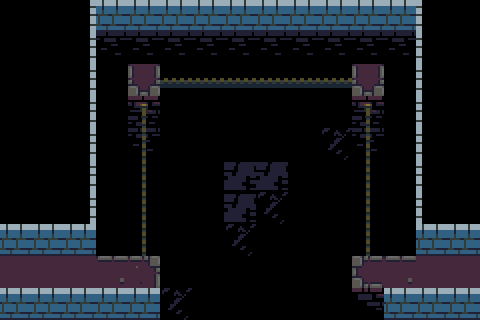

Rendered tile map (Tiled .tmx) drawn with the repository's tilesets; below, a short description and the full map source, tile grids included:
An orthogonal 15x10 tile map with 32x32 px tiles, 4 tile layers (walls, ground, death, guff) and 6 objects (3x platform, 2x connection, torch).

<map version="1.0" tiledversion="1.0.3" orientation="orthogonal" renderorder="right-down" width="15" height="10" tilewidth="32" tileheight="32" nextobjectid="19">
 <properties>
  <property name="number" value="9" />
 </properties>
 <tileset firstgid="1" source="tower-tileset.tsx" />
 <layer name="walls" width="15" height="10">
  <data encoding="csv">
0,0,14,12,12,12,12,12,12,12,12,12,12,15,0,
0,0,14,0,0,0,0,0,0,0,0,0,0,15,0,
0,0,14,0,0,0,0,0,0,0,0,0,0,15,0,
0,0,14,0,0,0,0,0,0,0,0,0,0,15,0,
0,0,14,0,0,0,0,0,0,0,0,0,0,15,0,
0,0,14,0,0,0,0,0,0,0,0,0,0,15,0,
0,0,14,0,0,0,0,0,0,0,0,0,0,15,0,
12,12,12,0,0,0,0,0,0,0,0,0,0,12,12,
2,0,0,0,0,0,0,0,0,0,0,0,0,0,2,
12,12,12,12,12,0,0,0,0,0,0,0,12,12,12
</data>
 </layer>
 <layer name="ground" width="15" height="10">
  <data encoding="csv">
0,0,0,0,0,0,0,0,0,0,0,0,0,0,0,
0,0,0,0,0,0,0,0,0,0,0,0,0,0,0,
0,0,0,0,58,0,0,0,0,0,0,58,0,0,0,
0,0,0,0,0,0,0,0,0,0,0,0,0,0,0,
0,0,0,0,0,0,0,0,0,0,0,0,0,0,0,
0,0,0,0,0,0,0,0,0,0,0,0,0,0,0,
0,0,0,0,0,0,0,0,0,0,0,0,0,0,0,
0,0,0,0,0,0,0,0,0,0,0,0,0,0,0,
2,2,2,45,46,0,0,0,0,0,0,59,45,2,2,
0,0,0,0,0,0,0,0,0,0,0,0,0,0,0
</data>
 </layer>
 <layer name="death" width="15" height="10">
  <data encoding="csv">
0,0,0,0,0,0,0,0,0,0,0,0,0,0,0,
0,0,0,89,89,89,89,89,89,89,89,89,89,0,0,
0,0,0,4,0,4,4,4,4,4,4,0,4,0,0,
0,0,0,4,79,4,4,4,4,4,4,79,4,0,0,
0,0,0,4,89,4,4,4,4,4,4,89,4,0,0,
0,0,0,4,4,4,4,4,4,4,4,4,4,0,0,
0,0,0,4,4,4,4,4,4,4,4,4,4,0,0,
0,0,0,4,4,4,4,4,4,4,4,4,4,0,0,
0,0,0,0,0,4,4,4,4,4,4,0,0,0,0,
0,0,0,0,0,4,4,4,4,4,4,78,0,0,0
</data>
 </layer>
 <layer name="guff" width="15" height="10">
  <data encoding="csv">
0,0,0,0,0,0,0,0,0,0,0,0,0,0,0,
0,0,0,0,0,0,0,0,0,0,0,0,0,0,0,
0,0,0,0,0,70,70,70,70,70,70,0,0,0,0,
0,0,0,0,50,0,0,0,0,0,0,50,0,0,0,
0,0,0,0,60,0,0,0,0,0,93,60,0,0,0,
0,0,0,0,60,0,0,91,91,0,0,60,0,0,0,
0,0,0,0,60,0,0,91,93,0,0,60,0,0,0,
0,0,0,0,60,0,0,93,0,0,0,60,0,0,0,
0,0,0,0,0,0,0,0,0,0,0,0,0,0,0,
0,0,0,0,0,93,0,0,0,0,0,0,0,0,0
</data>
 </layer>
 <objectgroup name="objects">
  <object id="9" name="15" type="connection" x="32" y="256" width="32" height="32">
   <properties>
    <property name="dir" value="right" />
    <property name="to" value="14" />
   </properties>
  </object>
  <object id="10" name="16" type="connection" x="416" y="256" width="32" height="32">
   <properties>
    <property name="dir" value="left" />
    <property name="to" value="17" />
   </properties>
  </object>
  <object id="14" type="platform" x="352" y="224" width="32" height="32">
   <properties>
    <property name="movey" value="4" />
   </properties>
  </object>
  <object id="16" type="platform" x="160" y="64" width="32" height="32">
   <properties>
    <property name="movex" value="5" />
   </properties>
  </object>
  <object id="17" type="platform" x="128" y="96" width="32" height="32">
   <properties>
    <property name="movey" value="-4" />
   </properties>
  </object>
  <object id="18" type="torch" x="416" y="224" width="32" height="32" />
 </objectgroup>
</map>
